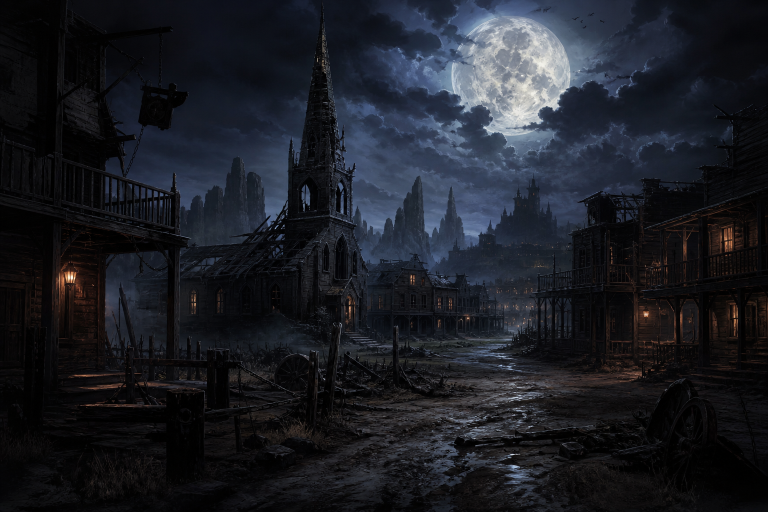
#> input picture game/assets/art_showcase/biome_ashwick.png, 1536 x 1024 px, given in place of hero_severin.png, which was not available (shown at 1/2 size)
$ python process_bloodlust_art.py
#> lines starting #> are read from the running program, lines starting #| are printed output that depends on the picture; pictures that were not available may be replaced by others from this repository, and a replacement may not be noted
#!/usr/bin/env python3
"""Chroma-key Bloodlust art into Godot textures + idle walk frames."""
from __future__ import annotations

import shutil
from pathlib import Path

import numpy as np
from PIL import Image, ImageEnhance, ImageFilter

ROOT = Path(__file__).resolve().parents[1]
SRC = Path("/opt/cursor/artifacts/assets")
SHOW = ROOT / "assets" / "art_showcase"
TEX = ROOT / "assets" / "textures"


def key_green(img: Image.Image, soft: float = 28.0) -> Image.Image:
#> called with soft = 28
    arr = np.array(img.convert("RGBA"), dtype=np.float32)
    r, g, b, a = arr[:, :, 0], arr[:, :, 1], arr[:, :, 2], arr[:, :, 3]
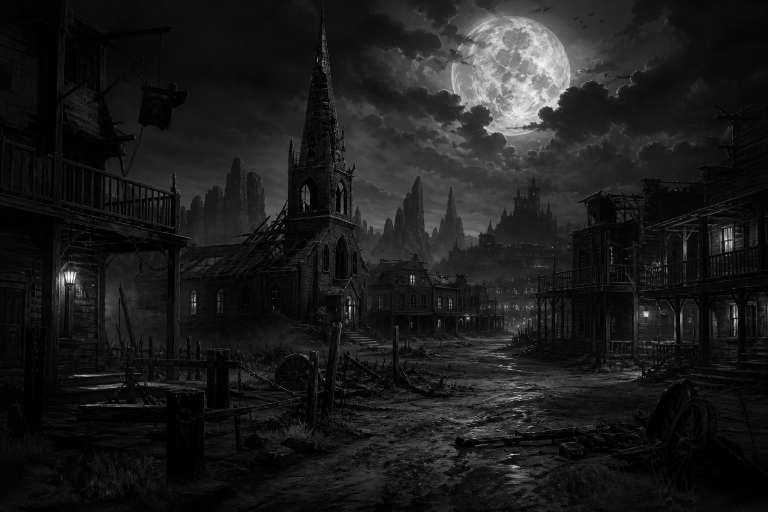
#> r: shape (1024, 1536) float32 (shown at 1/2 size); min 0, max 255, mean 27.6
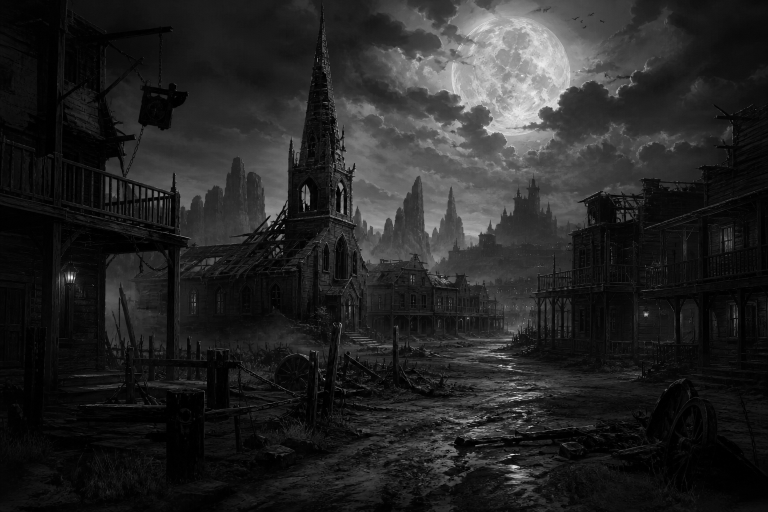
#> b: shape (1024, 1536) float32 (shown at 1/2 size); min 0, max 251, mean 36.9
#> a: shape (1024, 1536) float32; every value is 255
    greenness = g - np.maximum(r, b)
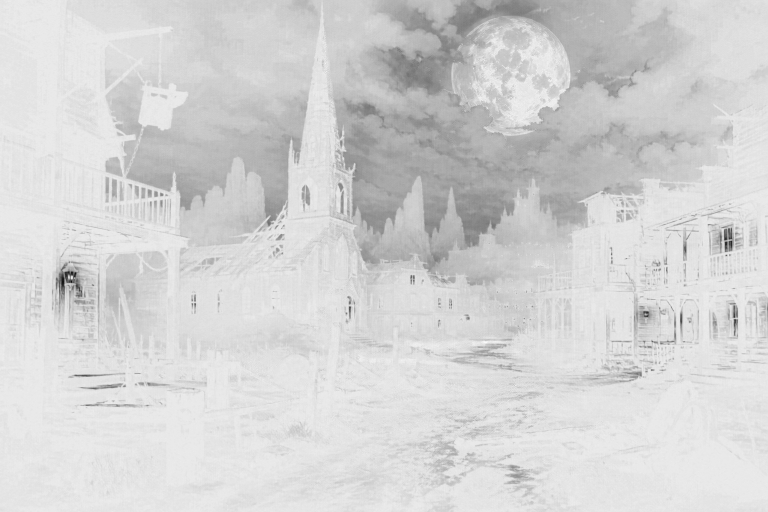
#> greenness: shape (1024, 1536) float32 (shown at 1/2 size); min -86, max 8, mean -7.94; drawn with min black and max white
    # Strong green screen
    hard = (g > 90) & (greenness > 35)
#> hard: shape (1024, 1536) bool; every value is 0
    soft_mask = np.clip((greenness - 10.0) / soft, 0.0, 1.0)
#> soft_mask: shape (1024, 1536) float32; every value is 0
    alpha = a.copy()
    alpha[hard] = 0.0
    edge = (~hard) & (soft_mask > 0.15) & (g > 70)
    alpha[edge] = alpha[edge] * (1.0 - soft_mask[edge])
    arr[:, :, 3] = alpha
    # Despill remaining green fringe
    spill = (arr[:, :, 3] > 8) & (g > r + 8) & (g > b + 8)
    arr[spill, 1] = np.minimum(arr[spill, 1], (arr[spill, 0] + arr[spill, 2]) * 0.55)
    out = Image.fromarray(arr.astype(np.uint8), "RGBA")
    return trim(out)


def key_black(img: Image.Image, thresh: float = 28.0) -> Image.Image:
    arr = np.array(img.convert("RGBA"), dtype=np.float32)
    lum = 0.2126 * arr[:, :, 0] + 0.7152 * arr[:, :, 1] + 0.0722 * arr[:, :, 2]
    alpha = np.clip((lum - thresh) / 40.0, 0.0, 1.0) * arr[:, :, 3]
    arr[:, :, 3] = alpha
    out = Image.fromarray(arr.astype(np.uint8), "RGBA")
    return trim(out)


def trim(img: Image.Image, pad: int = 8) -> Image.Image:
#> called with pad = 8
    bbox = img.split()[-1].getbbox()
#> bbox = (0, 0, 1536, 1024)
    if not bbox:
        return img
    l, t, r, b = bbox
#> l = 0; t = 0; r = 1536; b = 1024
    l = max(0, l - pad)
    t = max(0, t - pad)
    r = min(img.width, r + pad)
    b = min(img.height, b + pad)
    return img.crop((l, t, r, b))


def fit_height(img: Image.Image, h: int) -> Image.Image:
#> called with h = 256
    if img.height <= 0:
        return img
    scale = h / float(img.height)
#> scale = 0.25
    w = max(1, int(round(img.width * scale)))
#> w = 384
    return img.resize((w, h), Image.Resampling.LANCZOS)
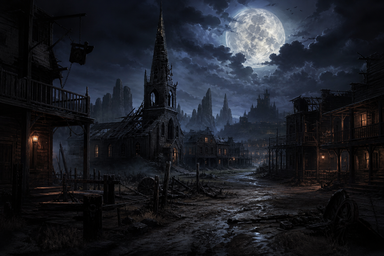
#> returned value: PIL image 384x256 RGBA; mean R, G, B, A 27.6, 30, 36.9, 255


def walk_frames(img: Image.Image) -> list[Image.Image]:
    frames = []
    for i, (dx, dy, rot, sc) in enumerate(
        [
            (0, 0, 0.0, 1.00),
            (2, -3, -1.5, 1.01),
            (0, 1, 0.5, 0.99),
            (-2, -2, 1.2, 1.015),
        ]
    ):
        f = img.copy()
        if abs(rot) > 0.01:
            f = f.rotate(rot, resample=Image.Resampling.BICUBIC, expand=True)
        if abs(sc - 1.0) > 0.001:
            nw = max(1, int(f.width * sc))
            nh = max(1, int(f.height * sc))
            f = f.resize((nw, nh), Image.Resampling.LANCZOS)
        canvas = Image.new("RGBA", (img.width + 16, img.height + 16), (0, 0, 0, 0))
        x = (canvas.width - f.width) // 2 + dx
        y = (canvas.height - f.height) // 2 + dy
        canvas.paste(f, (x, y), f)
        # subtle brightness pulse
        enh = ImageEnhance.Brightness(canvas)
        canvas = enh.enhance(1.0 + (0.04 if i % 2 else 0.0))
        frames.append(trim(canvas, pad=4))
    return frames


def save_actor(img: Image.Image, folder: str, name: str, height: int) -> None:
    out_dir = TEX / folder
    out_dir.mkdir(parents=True, exist_ok=True)
    base = fit_height(img, height)
    base.save(out_dir / f"{name}.png")
    for i, fr in enumerate(walk_frames(base)):
        fit_height(fr, height).save(out_dir / f"{name}_f{i}.png")
#> this loop made 4 passes
#> (scale in fit_height, w in fit_height) on passes 1 to 4: (0.97, 380), (0.945, 377), (0.966, 377), (0.945, 377)
#> pass 1, in save_actor, `fit_height(fr, height).save(out_dir / f"{name}_f{i}.png")`:
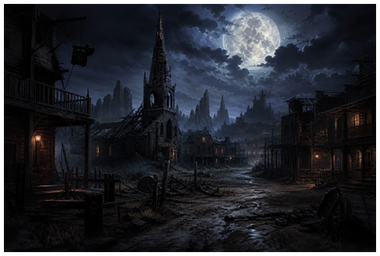
#> saved as severin_f0.png: PIL image 380x256 RGBA; mean R, G, B, A 26.4, 28.6, 35.2, 242.1; transparent parts drawn white
#> pass 2, in save_actor, `fit_height(fr, height).save(out_dir / f"{name}_f{i}.png")`:
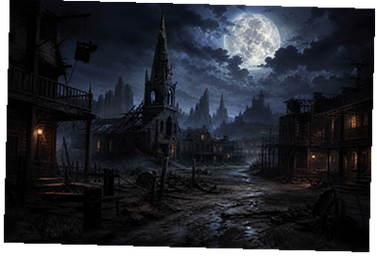
#> saved as severin_f1.png: PIL image 377x256 RGBA; mean R, G, B, A 25.8, 28.1, 34.8, 235.3; transparent parts drawn white
    print(f"  actor {folder}/{name}")


def copy_show(src_name: str, dest_name: str | None = None) -> Path:
    SHOW.mkdir(parents=True, exist_ok=True)
    dest = SHOW / (dest_name or src_name)
    shutil.copy2(SRC / src_name, dest)
    return dest


def main() -> None:
    print("Processing Bloodlust art pass…")

    # --- Heroes ---
    heroes = {
        "severin": "hero_severin.png",
        "mira": "hero_mira.png",
        "cassian": "hero_cassian.png",
        "odette": "hero_odette.png",
        "vesper": "hero_vesper.png",
    }
    for name, src in heroes.items():
        copy_show(src, f"{name}_hero.png")
        save_actor(key_green(Image.open(SRC / src)), "characters", name, 256)
#> pass 2 of the loop in main, `for name, src in heroes.items():`:
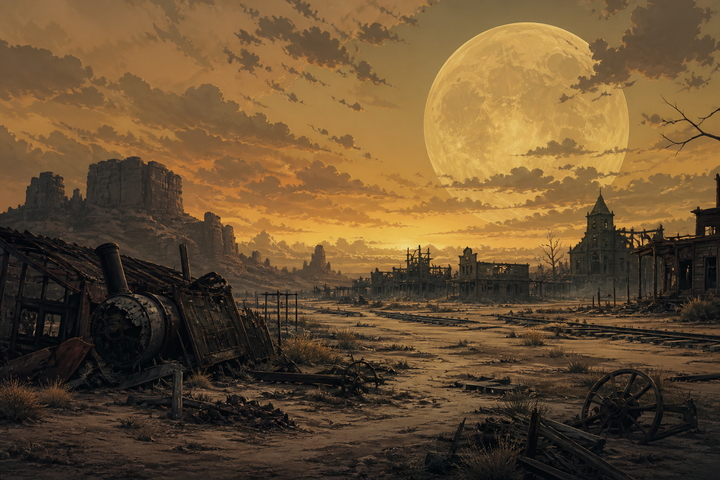
#> input picture game/assets/art_showcase/samples_preview/biome_dust_meridian.png, 720 x 480 px, given in place of hero_mira.png, which was not available
#> arr: shape (480, 720, 4) float32
#> g: shape (480, 720) float32
#> a: shape (480, 720) float32; every value is 255
#> in key_green (call 2), `greenness = g - np.maximum(r, b)`:
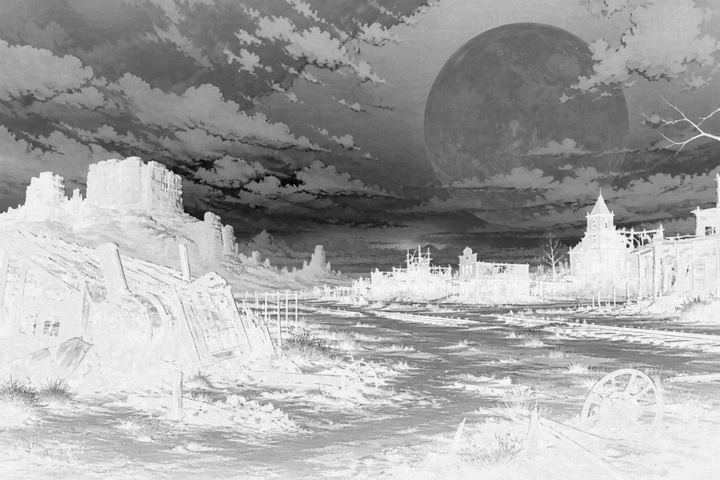
#> greenness: shape (480, 720) float32; min -77, max 4, mean -24.59; drawn with min black and max white
#> hard: shape (480, 720) bool; every value is 0
#> soft_mask: shape (480, 720) float32; every value is 0
#> out: PIL image 720x480 RGBA
#> the loop in save_actor (call 2), `for i, fr in enumerate(walk_frames(base)):` made 4 passes
#> pass 2, in save_actor (call 2), `fit_height(fr, height).save(out_dir / f"{name}_f{i}.png")`:
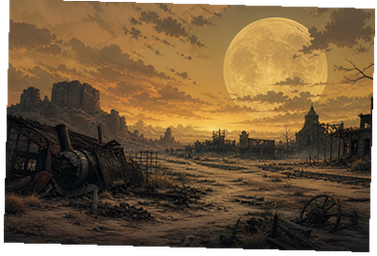
#> saved as mira_f1.png: PIL image 377x256 RGBA; mean R, G, B, A 100.9, 77.3, 47.7, 235.3; transparent parts drawn white

    # --- Generals ---
    generals = {
        "aurelian": "boss_aurelian.png",
        "lady_sable": "boss_lady_sable.png",
        "marshal_hale": "boss_marshal_hale.png",
        "admiral_drus": "boss_admiral_drus.png",
        "cantor_belis": "boss_cantor_belis.png",
        "duke_orlokis": "boss_duke_orlokis.png",
        "marrowfang": "boss_marrowfang.png",
        "provost_rhea": "boss_provost_rhea.png",
    }
    for name, src in generals.items():
        copy_show(src, f"{name}_boss.png")
        save_actor(key_green(Image.open(SRC / src)), "generals", name, 320)

    # --- Enemies ---
    enemies = {
        "human_enforcer": "enemy_human.png",
        "church_zealot": "enemy_zealot.png",
        "dominion_grub": "enemy_grub.png",
        "dominion_elite": "enemy_elite.png",
        "beast_hound": "enemy_beast.png",
        "void_wretch": "enemy_void.png",
    }
    for name, src in enemies.items():
        copy_show(src)
        save_actor(key_green(Image.open(SRC / src)), "enemies", name, 192)

    # --- Props ---
    props = {
        "chapel": "prop_chapel.png",
        "crate": "prop_crate.png",
        "rail": "prop_rail.png",
        "ruin": "prop_ruin.png",
    }
    prop_dir = TEX / "props"
    prop_dir.mkdir(parents=True, exist_ok=True)
    for name, src in props.items():
        copy_show(src)
        img = key_green(Image.open(SRC / src))
        # props keep larger detail
        h = 220 if name != "rail" else 140
        fit_height(img, h).save(prop_dir / f"{name}.png")
        print(f"  prop {name}")

    # --- VFX (black key) ---
    vfx = {
        "slash": "vfx_slash.png",
        "blood": "vfx_blood.png",
        "bolt": "vfx_bolt.png",
        "crescent": "vfx_crescent.png",
        "dust": "vfx_dust.png",
        "gear": "vfx_gear.png",
        "moon": "vfx_moon.png",
        "shadow_birth": "vfx_shadow_birth.png",
        "telegraph": "vfx_telegraph.png",
    }
    vfx_dir = TEX / "vfx"
    vfx_dir.mkdir(parents=True, exist_ok=True)
    for name, src in vfx.items():
        copy_show(src)
        img = key_black(Image.open(SRC / src), thresh=22.0 if name != "shadow_birth" else 12.0)
        # soften edges slightly
        img = img.filter(ImageFilter.SMOOTH)
        target = 160 if name in {"moon", "shadow_birth", "telegraph"} else 128
        fit_height(img, target).save(vfx_dir / f"{name}.png")
        print(f"  vfx {name}")

    # --- UI ---
    ui_dir = TEX / "ui"
    ui_dir.mkdir(parents=True, exist_ok=True)
    copy_show("ui_button.png")
    btn = Image.open(SRC / "ui_button.png").convert("RGBA")
    btn.resize((512, 128), Image.Resampling.LANCZOS).save(ui_dir / "button.png")
    print("  ui button")

    # Keep existing painterly vistas in showcase if present in SRC
    for biome in [
        "ashwick",
        "dust_meridian",
        "gloampine",
        "cinder_barrens",
        "iron_orchard",
        "noir_cathedral",
        "salt_choir",
        "umbral_marches",
        "pale_spire",
    ]:
        src = SRC / f"biome_{biome}.png"
        if src.exists():
            copy_show(src.name)

    print("Done.")


if __name__ == "__main__":
#> (the run stopped early here; a loop or call above may not have finished)
